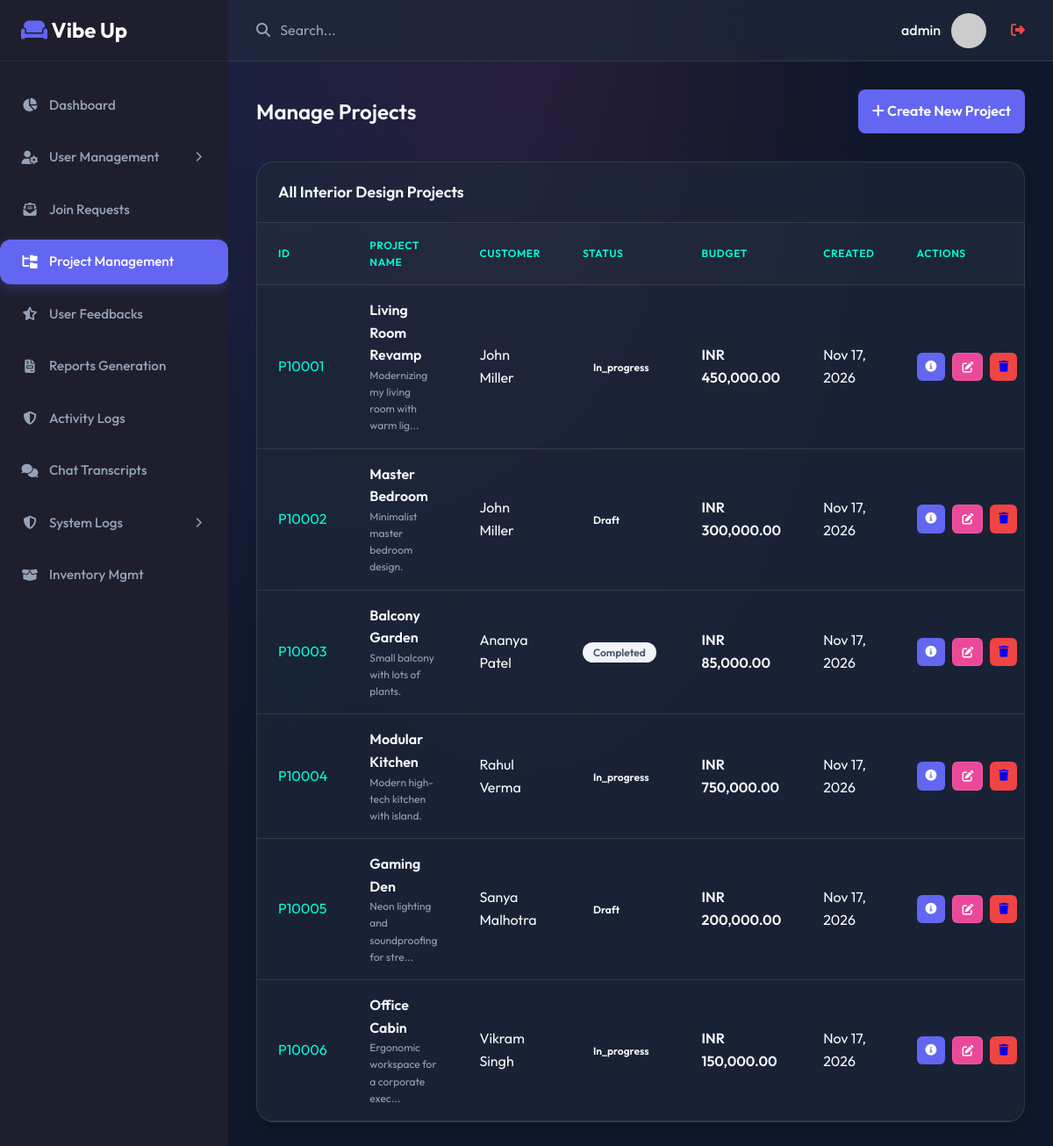
Screenshot of /admin/projects.php (signed in) with the database file from the repository.
### tables this page shows
CREATE TABLE `project` (
  `id` char(20) NOT NULL,
  `user_id` char(20) NOT NULL,
  `name` varchar(20) NOT NULL,
  `description` text DEFAULT NULL,
  `status` enum('draft','in_progress','completed') DEFAULT 'draft',
  `currency` varchar(3) DEFAULT 'INR',
  `total_estimated_cost` decimal(12,2) DEFAULT NULL,
  `created_at` timestamp NOT NULL DEFAULT current_timestamp(),
  `updated_at` timestamp NOT NULL DEFAULT current_timestamp() ON UPDATE current_timestamp(),
  `designer_id` char(20) DEFAULT NULL,
  `assigned_at` timestamp NULL DEFAULT NULL
);

CREATE TABLE `user` (
  `id` char(20) NOT NULL,
  `name` varchar(100) NOT NULL,
  `email` varchar(50) NOT NULL,
  `username` varchar(50) NOT NULL,
  `password_hash` varchar(255) NOT NULL,
  `password` varchar(255) DEFAULT NULL COMMENT 'Plain text password for api_v2 compatibility',
  `phone` varchar(15) NOT NULL,
  `profile_pic_url` text DEFAULT NULL,
  `dob` date NOT NULL,
  `role` enum('user','designer','admin') DEFAULT 'user',
  `last_activity` timestamp NOT NULL DEFAULT current_timestamp() ON UPDATE current_timestamp(),
  `created_at` timestamp NOT NULL DEFAULT current_timestamp()
);

### admin/projects.php (the view, shortened to what this page needs)
<?php
$db = new Database();
$conn = $db->getConnection();
require_once '../includes/header.php';
require_once '../includes/sidebar.php';
$stmt = $conn->query("
    SELECT p.*, u.name as customer_name
    FROM project p
    JOIN user u ON p.user_id = u.id
    ORDER BY p.created_at DESC
");
$projects = $stmt->fetchAll();
?>
<div class="page-header">
    <h1 class="page-title">Manage Projects</h1>
    <div class="action-btns">
        <a href="edit_project.php" class="btn-primary">
            <i class="fa-solid fa-plus"></i> Create New Project
        </a>
    </div>
</div>
<div class="card">
    <div class="card-header">
        <h3 class="card-title">All Interior Design Projects</h3>
    </div>
    <div class="card-body" style="padding: 0;">
        <div class="table-responsive">
            <table class="table">
                <thead>
                    <tr>
                        <th>ID</th>
                        <th>Project Name</th>
                        <th>Customer</th>
                        <th>Status</th>
                        <th>Budget</th>
                        <th>Created</th>
                        <th>Actions</th>
                    </tr>
                </thead>
                <tbody>
                    <?php foreach ($projects as $project): ?>
                        <tr>
                            <td><code style="color: var(--accent);"><?= $project['id'] ?></code></td>
                            <td>
                                <div style="font-weight: 600;"><?= htmlspecialchars((string)$project['name']) ?></div>
                                <div style="font-size: 0.75rem; color: var(--text-muted);">
                                    <?= htmlspecialchars(strlen((string)$project['description']) > 40 ? substr((string)$project['description'], 0, 40) . '...' : (string)$project['description']) ?>
                                </div>
                            </td>
                            <td><?= htmlspecialchars((string)$project['customer_name']) ?></td>
                            <td>
                                <span class="badge badge-<?= $project['status'] ?>">
                                    <?= ucfirst($project['status']) ?>
                                </span>
                            </td>
                            <td style="font-weight: 600;">
                                <?= $project['currency'] ?> <?= number_format($project['total_estimated_cost'], 2) ?>
                            </td>
                            <td><?= date('M d, Y', strtotime($project['created_at'])) ?></td>
                            <td>
                                <div class="action-btns">
                                    <a href="project_details.php?id=<?= $project['id'] ?>" class="btn-primary btn-sm" title="Project Depth Info" style="padding: 5px 10px; min-width: unset;">
                                        <i class="fa-solid fa-circle-info"></i>
                                    </a>
                                    <a href="edit_project.php?id=<?= $project['id'] ?>" class="btn-secondary btn-sm" title="Edit Content" style="padding: 5px 10px; min-width: unset; background: var(--secondary); color: var(--text); border: 1px solid var(--border);">
                                        <i class="fa-solid fa-pen-to-square"></i>
                                    </a>
                                    <a href="delete_project.php?id=<?= $project['id'] ?>" class="btn-danger btn-sm" title="Delete" onclick="return confirm('Permanently delete this project and all associated data?')" style="padding: 5px 10px; min-width: unset;">
                                        <i class="fa-solid fa-trash"></i>
                                    </a>
                                </div>
                            </td>
                        </tr>
                    <?php endforeach; ?>
                </tbody>
            </table>
        </div>
    </div>
</div>
<?php require_once '../includes/footer.php'; ?>

### assets/css/style.css (style rules this page uses)
:root { --primary: #6366f1; --primary-hover: #4f46e5; --secondary: #ec4899; --accent: #00ffd5; --background: #0f172a; --surface: rgba(30, 41, 59, 0.7); --text-main: #f8fafc; --text-muted: #94a3b8; --border: rgba(255, 255, 255, 0.1); --success: #10b981; --danger: #ef4444; --warning: #f59e0b; --sidebar-bg: #1e1e2d; --sidebar-text: #9899ac; --sidebar-hover: #ffffff; --sidebar-active: var(--primary); --glass: rgba(255, 255, 255, 0.05); --glass-border: rgba(255, 255, 255, 0.1); }
* { margin: 0; padding: 0; box-sizing: border-box; font-family: 'Outfit', sans-serif; }
html { scroll-behavior: smooth; }
body { background-color: var(--background); background-image: radial-gradient(at 0% 0%, rgba(99, 102, 241, 0.15) 0, transparent 50%), radial-gradient(at 50% 0%, rgba(236, 72, 153, 0.1) 0, transparent 50%); color: var(--text-main); line-height: 1.6; min-height: 100vh; }
.btn-primary { display: block; width: 100%; padding: 0.75rem 1rem; background-color: var(--primary); color: white; border: none; border-radius: 0.5rem; font-size: 1rem; font-weight: 600; cursor: pointer; transition: background-color 0.2s; text-decoration: none; text-align: center; }
.page-header { display: flex; justify-content: space-between; align-items: center; margin-bottom: 2rem; }
.page-title { font-size: 1.5rem; font-weight: 600; color: var(--text-main); }
.card { background: var(--surface); backdrop-filter: blur(12px); -webkit-backdrop-filter: blur(12px); border-radius: 1.25rem; box-shadow: 0 10px 15px -3px rgba(0, 0, 0, 0.1), 0 4px 6px -2px rgba(0, 0, 0, 0.05); border: 1px solid var(--border); overflow: hidden; margin-bottom: 1.5rem; transition: transform 0.2s ease, box-shadow 0.2s ease; }
.card-header { padding: 1.25rem 1.5rem; border-bottom: 1px solid var(--border); display: flex; justify-content: space-between; align-items: center; }
.card-title { font-weight: 600; font-size: 1.1rem; }
.card-body { padding: 1.5rem; }
.table-responsive { overflow-x: auto; }
.table { width: 100%; border-collapse: collapse; }
.table th, .table td { padding: 1rem 1.5rem; text-align: left; border-bottom: 1px solid var(--border); }
.table th { font-weight: 600; color: var(--accent); background-color: rgba(255, 255, 255, 0.02); text-transform: uppercase; font-size: 0.75rem; letter-spacing: 0.05em; }
.badge { padding: 0.25rem 0.75rem; border-radius: 9999px; font-size: 0.75rem; font-weight: 600; }
.badge-completed { background-color: #f1f5f9; color: #475569; }
.btn-sm { padding: 0.4rem 0.8rem; font-size: 0.8rem; border-radius: 0.375rem; }
.btn-danger { background-color: var(--danger); }
.btn-secondary { background-color: var(--text-muted); }
.action-btns { display: flex; gap: 0.5rem; }

### rows the page displays
project: id "P10001", name "Living Room Revamp", description "Modernizing my living room with warm lig...", user.name "John Miller", status "In_progress", currency "INR", total_estimated_cost "450,000.00", created_at "Nov 17, 2026"
project: id "P10002", name "Master Bedroom", description "Minimalist master bedroom design.", user.name "John Miller", status "Draft", currency "INR", total_estimated_cost "300,000.00", created_at "Nov 17, 2026"
project: id "P10003", name "Balcony Garden", description "Small balcony with lots of plants.", user.name "Ananya Patel", status "Completed", currency "INR", total_estimated_cost "85,000.00", created_at "Nov 17, 2026"
project: id "P10004", name "Modular Kitchen", description "Modern high-tech kitchen with island.", user.name "Rahul Verma", status "In_progress", currency "INR", total_estimated_cost "750,000.00", created_at "Nov 17, 2026"
project: id "P10005", name "Gaming Den", description "Neon lighting and soundproofing for stre...", user.name "Sanya Malhotra", status "Draft", currency "INR", total_estimated_cost "200,000.00", created_at "Nov 17, 2026"
project: id "P10006", name "Office Cabin", description "Ergonomic workspace for a corporate exec...", user.name "Vikram Singh", status "In_progress", currency "INR", total_estimated_cost "150,000.00", created_at "Nov 17, 2026"

### other values shown
$_SESSION['admin_username'] "admin"
